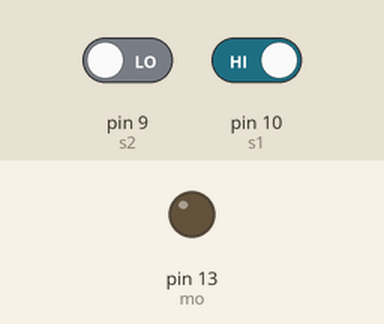
The sketch below on a simulated Arduino Uno, built with avr-gcc and run on an emulated ATmega328P. On the bench: output pins drawn as LEDs (lit = HIGH). The inputs (shaded band) are chosen by the test bench; at power-on: pin 10 (s1) HIGH, pin 9 (s2) LOW.

Above: at 1.2 s.
1.3 s: pin 10 (s1) driven LOW
At 2.5 s:
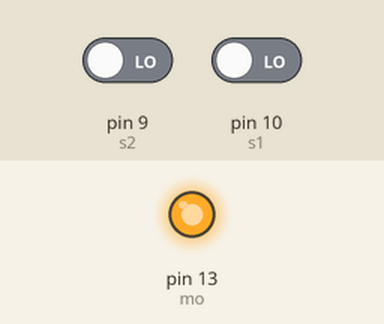
2.8 s: pin 10 (s1) driven HIGH
At 3.7 s:
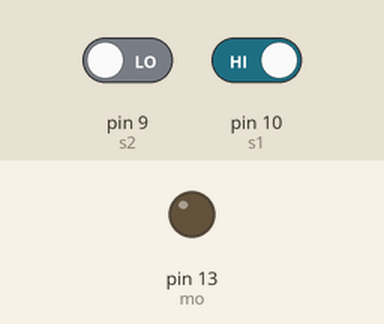
Timing chart, 0 to 5.8 s (numbered marks = the images above; inputs shaded):
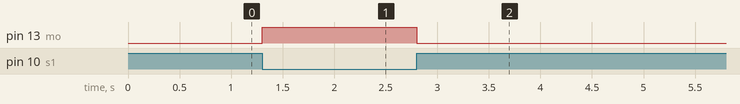

Measured:
- after the input at 1.3 s, pin 13 (mo): LOW → HIGH at once
- after the input at 2.8 s, pin 13 (mo): HIGH → LOW at once

The sketch:

WatrREEDSW.ino
```cpp
/*
 * Author: Saurabh Moharir
 * Alihussain Kanchwala
 * KKWIEER,NASHIK
 */
 const int mo=13;
 const int s1=10;
 const int s2=9;
 int s1s,s2s=0;
 void setup() {
  // put your setup code here, to run once:
pinMode(mo,OUTPUT);
pinMode(s1,INPUT);
pinMode(s2,INPUT);
}

void loop() {
  // put your main code here, to run repeatedly:
s1s=digitalRead(s1);
if(s1s==00)
{
  digitalWrite(mo,HIGH);
}else
{
  s2s=digitalRead(s2);
  if(s2s==0)
  {
    digitalWrite(mo ,LOW);
  }
}
}
```
